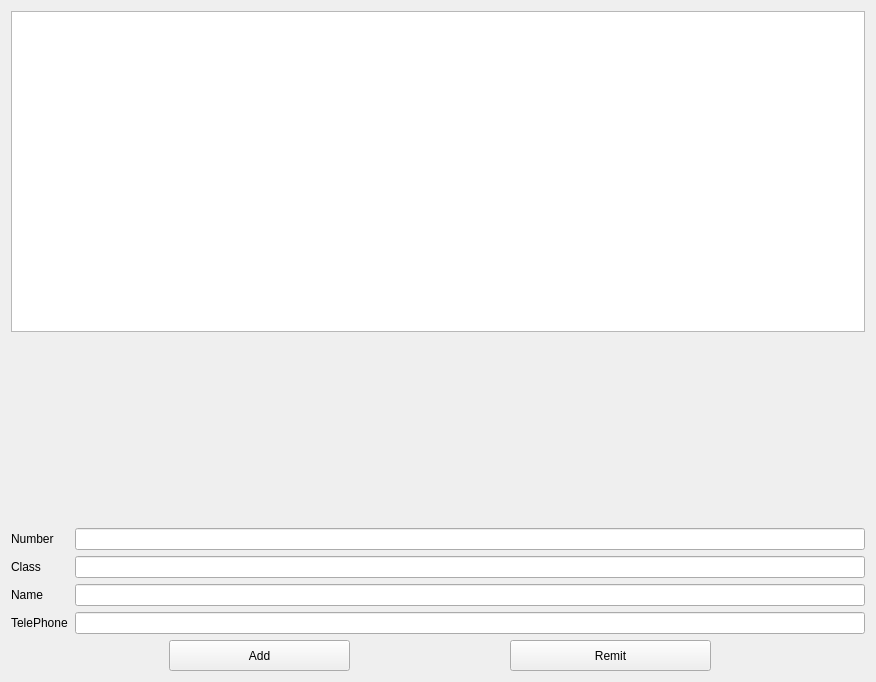
<?xml version="1.0" encoding="UTF-8"?>
<ui version="4.0">
 <class>MyWidget</class>
 <widget class="QWidget" name="MyWidget">
  <property name="geometry">
   <rect>
    <x>0</x>
    <y>0</y>
    <width>876</width>
    <height>682</height>
   </rect>
  </property>
  <property name="windowTitle">
   <string>MyWidget</string>
  </property>
  <layout class="QGridLayout" name="gridLayout_3">
   <item row="0" column="0">
    <widget class="QTableWidget" name="tableWidget">
     <property name="minimumSize">
      <size>
       <width>761</width>
       <height>321</height>
      </size>
     </property>
    </widget>
   </item>
   <item row="1" column="0">
    <spacer name="verticalSpacer">
     <property name="orientation">
      <enum>Qt::Orientation::Vertical</enum>
     </property>
     <property name="sizeHint" stdset="0">
      <size>
       <width>17</width>
       <height>185</height>
      </size>
     </property>
    </spacer>
   </item>
   <item row="2" column="0">
    <layout class="QGridLayout" name="gridLayout">
     <item row="0" column="0">
      <widget class="QLabel" name="label">
       <property name="minimumSize">
        <size>
         <width>47</width>
         <height>16</height>
        </size>
       </property>
       <property name="text">
        <string>Number</string>
       </property>
      </widget>
     </item>
     <item row="0" column="1">
      <widget class="QLineEdit" name="lineEdit_2">
       <property name="minimumSize">
        <size>
         <width>391</width>
         <height>21</height>
        </size>
       </property>
      </widget>
     </item>
     <item row="1" column="0">
      <widget class="QLabel" name="label_2">
       <property name="minimumSize">
        <size>
         <width>28</width>
         <height>16</height>
        </size>
       </property>
       <property name="text">
        <string>Class</string>
       </property>
      </widget>
     </item>
     <item row="1" column="1">
      <widget class="QLineEdit" name="lineEdit_3">
       <property name="minimumSize">
        <size>
         <width>391</width>
         <height>21</height>
        </size>
       </property>
      </widget>
     </item>
     <item row="2" column="0">
      <widget class="QLabel" name="label_3">
       <property name="minimumSize">
        <size>
         <width>35</width>
         <height>16</height>
        </size>
       </property>
       <property name="text">
        <string>Name</string>
       </property>
      </widget>
     </item>
     <item row="2" column="1">
      <widget class="QLineEdit" name="lineEdit_4">
       <property name="minimumSize">
        <size>
         <width>391</width>
         <height>21</height>
        </size>
       </property>
      </widget>
     </item>
     <item row="3" column="0">
      <widget class="QLabel" name="label_4">
       <property name="minimumSize">
        <size>
         <width>58</width>
         <height>16</height>
        </size>
       </property>
       <property name="text">
        <string>TelePhone</string>
       </property>
      </widget>
     </item>
     <item row="3" column="1">
      <widget class="QLineEdit" name="lineEdit_5">
       <property name="minimumSize">
        <size>
         <width>391</width>
         <height>21</height>
        </size>
       </property>
      </widget>
     </item>
    </layout>
   </item>
   <item row="3" column="0">
    <layout class="QGridLayout" name="gridLayout_2">
     <item row="0" column="0">
      <spacer name="horizontalSpacer">
       <property name="orientation">
        <enum>Qt::Orientation::Horizontal</enum>
       </property>
       <property name="sizeHint" stdset="0">
        <size>
         <width>158</width>
         <height>20</height>
        </size>
       </property>
      </spacer>
     </item>
     <item row="0" column="1">
      <widget class="QPushButton" name="pushButton">
       <property name="minimumSize">
        <size>
         <width>181</width>
         <height>31</height>
        </size>
       </property>
       <property name="text">
        <string>Add</string>
       </property>
      </widget>
     </item>
     <item row="0" column="2">
      <spacer name="horizontalSpacer_2">
       <property name="orientation">
        <enum>Qt::Orientation::Horizontal</enum>
       </property>
       <property name="sizeHint" stdset="0">
        <size>
         <width>88</width>
         <height>20</height>
        </size>
       </property>
      </spacer>
     </item>
     <item row="0" column="3">
      <widget class="QPushButton" name="pushButton_2">
       <property name="minimumSize">
        <size>
         <width>201</width>
         <height>31</height>
        </size>
       </property>
       <property name="text">
        <string>Remit</string>
       </property>
      </widget>
     </item>
     <item row="0" column="4">
      <spacer name="horizontalSpacer_3">
       <property name="orientation">
        <enum>Qt::Orientation::Horizontal</enum>
       </property>
       <property name="sizeHint" stdset="0">
        <size>
         <width>148</width>
         <height>20</height>
        </size>
       </property>
      </spacer>
     </item>
    </layout>
   </item>
  </layout>
  <zorder>tableWidget</zorder>
  <zorder>label</zorder>
  <zorder>label_2</zorder>
  <zorder>label_3</zorder>
  <zorder>label_4</zorder>
  <zorder>lineEdit_2</zorder>
  <zorder>lineEdit_3</zorder>
  <zorder>lineEdit_4</zorder>
  <zorder>lineEdit_5</zorder>
  <zorder>pushButton</zorder>
  <zorder>pushButton_2</zorder>
  <zorder>horizontalSpacer</zorder>
  <zorder>verticalSpacer</zorder>
  <zorder>horizontalSpacer_2</zorder>
  <zorder>horizontalSpacer_3</zorder>
 </widget>
 <resources/>
 <connections/>
</ui>
